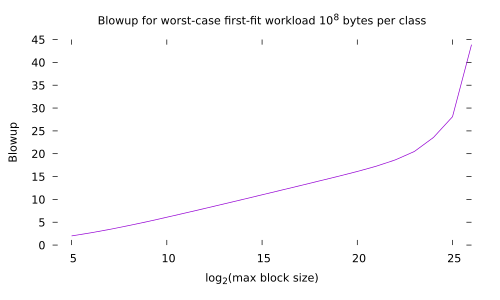

This figure's gnuplot source:
#!/usr/bin/gnuplot -persist
#
#    
#    	G N U P L O T
#    	Version 5.4 patchlevel 2    last modified 2021-06-01 
#    
#    	Copyright (C) 1986-1993, 1998, 2004, 2007-2021
#    	Thomas Williams, Colin Kelley and many others
#    
#    	gnuplot home:     http://www.gnuplot.info
#    	faq, bugs, etc:   type "help FAQ"
#    	immediate help:   type "help"  (plot window: hit 'h')
set terminal pdfcairo  transparent enhanced fontscale 0.5 size 5.00in, 3.00in 
set output 'boom-ffworst-bump-1e8.pdf'
unset clip points
set clip one
unset clip two
unset clip radial
set errorbars front 1.000000 
unset border
set zdata 
set ydata 
set xdata 
set y2data 
set x2data 
set boxwidth
set boxdepth 0
set style fill  empty border
set style rectangle back fc  bgnd fillstyle   solid 1.00 border lt -1
set style circle radius graph 0.02 
set style ellipse size graph 0.05, 0.03 angle 0 units xy
set dummy x, y
set format x "% h" 
set format y "% h" 
set format x2 "% h" 
set format y2 "% h" 
set format z "% h" 
set format cb "% h" 
set format r "% h" 
set ttics format "% h"
set timefmt "%d/%m/%y,%H:%M"
set angles radians
set tics back
unset grid
unset raxis
set theta counterclockwise right
set style parallel front  lt black linewidth 2.000 dashtype solid
set key notitle
set key fixed right top vertical Right noreverse enhanced autotitle nobox
set key noinvert samplen 4 spacing 1 width 0 height 0 
set key maxcolumns 0 maxrows 0
set key noopaque
unset key
unset label
unset arrow
unset style line
unset style arrow
set style histogram clustered gap 2 title textcolor lt -1
unset object
unset walls
set style textbox  transparent margins  1.0,  1.0 border  lt -1 linewidth  1.0
set offsets 0, 0, 0, 0
set pointsize 1
set pointintervalbox 1
set encoding default
unset polar
unset parametric
unset spiderplot
unset decimalsign
unset micro
unset minussign
set view 60, 30, 1, 1
set view azimuth 0
set rgbmax 255
set samples 100, 100
set isosamples 10, 10
set surface 
unset contour
set cntrlabel  format '%8.3g' font '' start 5 interval 20
set mapping cartesian
set datafile separator whitespace
set datafile nocolumnheaders
unset hidden3d
set cntrparam order 4
set cntrparam linear
set cntrparam levels 5
set cntrparam levels auto
set cntrparam firstlinetype 0 unsorted
set cntrparam points 5
set size ratio 0 1,1
set origin 0,0
set style data points
set style function lines
unset xzeroaxis
unset yzeroaxis
unset zzeroaxis
unset x2zeroaxis
unset y2zeroaxis
set xyplane relative 0.5
set tics scale  1, 0.5, 1, 1, 1
set mxtics default
set mytics default
set mztics default
set mx2tics default
set my2tics default
set mcbtics default
set mrtics default
set nomttics
set xtics border in scale 1,0.5 mirror norotate  autojustify
set xtics  norangelimit autofreq 
set ytics border in scale 1,0.5 mirror norotate  autojustify
set ytics  norangelimit autofreq 
set ztics border in scale 1,0.5 nomirror norotate  autojustify
set ztics  norangelimit autofreq 
unset x2tics
unset y2tics
set cbtics border in scale 1,0.5 mirror norotate  autojustify
set cbtics  norangelimit autofreq 
set rtics axis in scale 1,0.5 nomirror norotate  autojustify
set rtics  norangelimit autofreq 
unset ttics
set title "Blowup for worst-case first-fit workload 10^8 bytes per class" 
set title  font "" textcolor lt -1 norotate
set timestamp bottom 
set timestamp "" 
set timestamp  font "" textcolor lt -1 norotate
set trange [ * : * ] noreverse nowriteback
set urange [ * : * ] noreverse nowriteback
set vrange [ * : * ] noreverse nowriteback
set xlabel "log_2(max block size)" 
set xlabel  font "" textcolor lt -1 norotate
set x2label "" 
set x2label  font "" textcolor lt -1 norotate
set xrange [ 4 : 26 ] noreverse writeback
set x2range [ * : * ] noreverse writeback
set ylabel "Blowup" 
set ylabel  font "" textcolor lt -1 rotate
set y2label "" 
set y2label  font "" textcolor lt -1 rotate
set yrange [ * : * ] noreverse writeback
set y2range [ * : * ] noreverse writeback
set zlabel "" 
set zlabel  font "" textcolor lt -1 norotate
set zrange [ * : * ] noreverse writeback
set cblabel "" 
set cblabel  font "" textcolor lt -1 rotate
set cbrange [ * : * ] noreverse writeback
set rlabel "" 
set rlabel  font "" textcolor lt -1 norotate
set rrange [ * : * ] noreverse writeback
unset logscale
unset jitter
set zero 1e-08
set lmargin  -1
set bmargin  -1
set rmargin  -1
set tmargin  -1
set locale "en_US.UTF-8"
set pm3d explicit at s
set pm3d scansautomatic
set pm3d interpolate 1,1 flush begin noftriangles noborder corners2color mean
set pm3d clip z 
set pm3d nolighting
set palette positive nops_allcF maxcolors 0 gamma 1.5 color model RGB 
set palette rgbformulae 7, 5, 15
set colorbox default
set colorbox vertical origin screen 0.9, 0.2 size screen 0.05, 0.6 front  noinvert bdefault
set style boxplot candles range  1.50 outliers pt 7 separation 1 labels auto unsorted
set loadpath 
set fontpath
set psdir
set fit brief errorvariables nocovariancevariables errorscaling prescale nowrap v5
GNUTERM = "wxt"
I = {0.0, 1.0}
VoxelDistance = 0.0
plot "boom-ffworst-bump-1e8.data" using (log($1)/log(2)):($3) with lines
#    EOF
